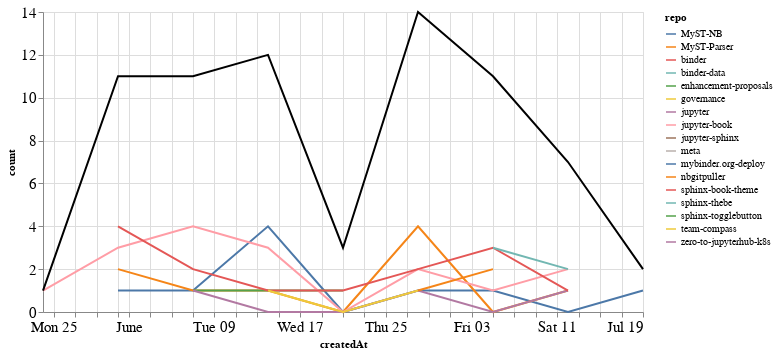

The code cell stored with this chart in its notebook:
### Markdown cell above
## PRs

### Code cell
prs_time = prs.groupby('repo').resample('W', on='createdAt').count()['author'].reset_index()
prs_time = prs_time.rename(columns={'author': 'count'})
prs_time_total = prs_time.groupby('createdAt').agg({"count": "sum"}).reset_index()

ch1 = alt.Chart(prs_time, width=600).mark_line().encode(
    x='createdAt',
    y='count',
    color='repo',
    tooltip="repo"
)

ch2 = alt.Chart(prs_time_total, width=600).mark_line(color="black").encode(
    x='createdAt',
    y='count',
)

ch1 + ch2

### Figure 1 — Vega-Lite specification as saved in the notebook (floating-point values rounded to 4 significant figures)
{"config": {"axisLeft": {"labelFontSize": 15}, "axisBottom": {"labelFontSize": 15}}, "layer": [{"data": {"name": "data-d3e120c2b73f1f94a759f72f25677875"}, "mark": "line", "encoding": {"color": {"type": "nominal", "field": "repo"}, "tooltip": {"type": "nominal", "field": "repo"}, "x": {"type": "temporal", "field": "createdAt"}, "y": {"type": "quantitative", "field": "count"}}, "width": 600}, {"data": {"name": "data-295d8f6b6c107dba4ed6803058fdca28"}, "mark": {"type": "line", "color": "black"}, "encoding": {"x": {"type": "temporal", "field": "createdAt"}, "y": {"type": "quantitative", "field": "count"}}, "width": 600}], "$schema": "https://vega.github.io/schema/vega-lite/v4.8.1.json", "datasets": {"data-d3e120c2b73f1f94a759f72f25677875": [{"repo": "MyST-NB", "createdAt": "2020-05-31T00:00:00", "count": 1}, {"repo": "MyST-NB", "createdAt": "2020-06-07T00:00:00", "count": 1}, {"repo": "MyST-NB", "createdAt": "2020-06-14T00:00:00", "count": 4}, {"repo": "MyST-NB", "createdAt": "2020-06-21T00:00:00", "count": 0}, {"repo": "MyST-NB", "createdAt": "2020-06-28T00:00:00", "count": 1}, {"repo": "MyST-NB", "createdAt": "2020-07-05T00:00:00", "count": 1}, {"repo": "MyST-NB", "createdAt": "2020-07-12T00:00:00", "count": 0}, {"repo": "MyST-NB", "createdAt": "2020-07-19T00:00:00", "count": 1}, {"repo": "MyST-Parser", "createdAt": "2020-05-31T00:00:00", "count": 2}, {"repo": "MyST-Parser", "createdAt": "2020-06-07T00:00:00", "count": 1}, {"repo": "MyST-Parser", "createdAt": "2020-06-14T00:00:00", "count": 1}, {"repo": "MyST-Parser", "createdAt": "2020-06-21T00:00:00", "count": 0}, {"repo": "MyST-Parser", "createdAt": "2020-06-28T00:00:00", "count": 4}, {"repo": "MyST-Parser", "createdAt": "2020-07-05T00:00:00", "count": 0}, {"repo": "MyST-Parser", "createdAt": "2020-07-12T00:00:00", "count": 1}, {"repo": "binder", "createdAt": "2020-06-28T00:00:00", "count": 1}, {"repo": "binder-data", "createdAt": "2020-06-21T00:00:00", "count": 1}, {"repo": "enhancement-proposals", "createdAt": "2020-06-07T00:00:00", "count": 1}, {"repo": "enhancement-proposals", "createdAt": "2020-06-14T00:00:00", "count": 1}, {"repo": "enhancement-proposals", "createdAt": "2020-06-21T00:00:00", "count": 1}, {"repo": "governance", "createdAt": "2020-05-31T00:00:00", "count": 1}, {"repo": "jupyter", "createdAt": "2020-06-07T00:00:00", "count": 1}, {"repo": "jupyter", "createdAt": "2020-06-14T00:00:00", "count": 0}, {"repo": "jupyter", "createdAt": "2020-06-21T00:00:00", "count": 0}, {"repo": "jupyter", "createdAt": "2020-06-28T00:00:00", "count": 1}, {"repo": "jupyter", "createdAt": "2020-07-05T00:00:00", "count": 0}, {"repo": "jupyter", "createdAt": "2020-07-12T00:00:00", "count": 1}, {"repo": "jupyter-book", "createdAt": "2020-05-24T00:00:00", "count": 1}, {"repo": "jupyter-book", "createdAt": "2020-05-31T00:00:00", "count": 3}, {"repo": "jupyter-book", "createdAt": "2020-06-07T00:00:00", "count": 4}, {"repo": "jupyter-book", "createdAt": "2020-06-14T00:00:00", "count": 3}, {"repo": "jupyter-book", "createdAt": "2020-06-21T00:00:00", "count": 0}, {"repo": "jupyter-book", "createdAt": "2020-06-28T00:00:00", "count": 2}, {"repo": "jupyter-book", "createdAt": "2020-07-05T00:00:00", "count": 1}, {"repo": "jupyter-book", "createdAt": "2020-07-12T00:00:00", "count": 2}, {"repo": "jupyter-sphinx", "createdAt": "2020-06-28T00:00:00", "count": 1}, {"repo": "meta", "createdAt": "2020-06-07T00:00:00", "count": 1}, {"repo": "mybinder.org-deploy", "createdAt": "2020-07-19T00:00:00", "count": 1}, {"repo": "nbgitpuller", "createdAt": "2020-06-28T00:00:00", "count": 1}, {"repo": "nbgitpuller", "createdAt": "2020-07-05T00:00:00", "count": 2}, {"repo": "sphinx-book-theme", "createdAt": "2020-05-31T00:00:00", "count": 4}, {"repo": "sphinx-book-theme", "createdAt": "2020-06-07T00:00:00", "count": 2}, {"repo": "sphinx-book-theme", "createdAt": "2020-06-14T00:00:00", "count": 1}, {"repo": "sphinx-book-theme", "createdAt": "2020-06-21T00:00:00", "count": 1}, {"repo": "sphinx-book-theme", "createdAt": "2020-06-28T00:00:00", "count": 2}, {"repo": "sphinx-book-theme", "createdAt": "2020-07-05T00:00:00", "count": 3}, {"repo": "sphinx-book-theme", "createdAt": "2020-07-12T00:00:00", "count": 1}, {"repo": "sphinx-thebe", "createdAt": "2020-07-05T00:00:00", "count": 3}, {"repo": "sphinx-thebe", "createdAt": "2020-07-12T00:00:00", "count": 2}, {"repo": "sphinx-togglebutton", "createdAt": "2020-06-14T00:00:00", "count": 1}, {"repo": "team-compass", "createdAt": "2020-06-14T00:00:00", "count": 1}, {"repo": "team-compass", "createdAt": "2020-06-21T00:00:00", "count": 0}, {"repo": "team-compass", "createdAt": "2020-06-28T00:00:00", "count": 1}, {"repo": "zero-to-jupyterhub-k8s", "createdAt": "2020-07-05T00:00:00", "count": 1}], "data-295d8f6b6c107dba4ed6803058fdca28": [{"createdAt": "2020-05-24T00:00:00", "count": 1}, {"createdAt": "2020-05-31T00:00:00", "count": 11}, {"createdAt": "2020-06-07T00:00:00", "count": 11}, {"createdAt": "2020-06-14T00:00:00", "count": 12}, {"createdAt": "2020-06-21T00:00:00", "count": 3}, {"createdAt": "2020-06-28T00:00:00", "count": 14}, {"createdAt": "2020-07-05T00:00:00", "count": 11}, {"createdAt": "2020-07-12T00:00:00", "count": 7}, {"createdAt": "2020-07-19T00:00:00", "count": 2}]}}
